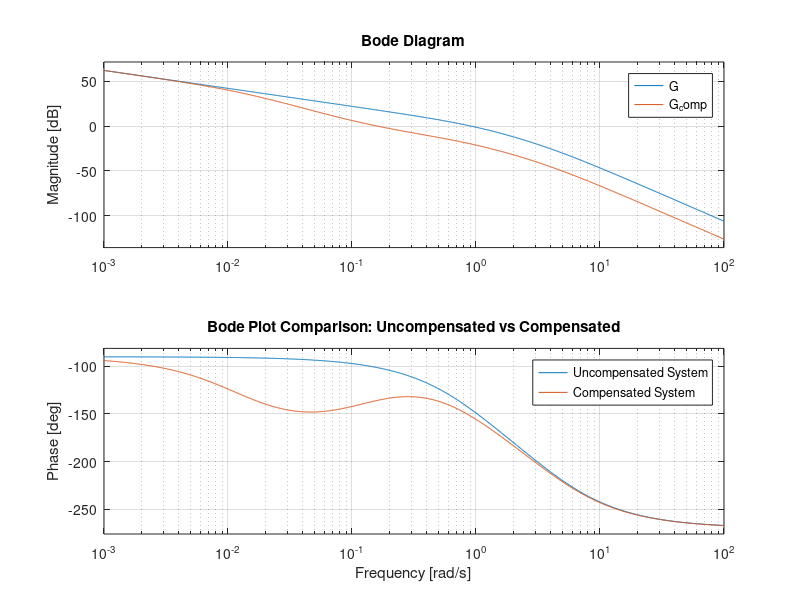

This chart was generated by the following MATLAB code:
clc;
clear;
close all;
% Given system
K = 5;
s = tf('s');
G = (0.25*K)/(s*(s+1)*(0.25*s+1));
% Lag compensator parameters
beta = 10;
T = 1/0.13;
% Compensator transfer function
Gc = (1 + T*s)/(1 + beta*T*s);
% Compensated open-loop system
G_comp = Gc*G;
% Display results
disp('Uncompensated Transfer Function G(s):');
G
fprintf('Attenuation factor beta = %.4f\n', beta);
fprintf('Time constant T = %.4f seconds\n', T);
disp('Lag Compensator Transfer Function Gc(s):');
Gc
% Compare Bode plots in one figure
figure;
bode(G, G_comp);
grid on;
legend('Uncompensated System', 'Compensated System');
title('Bode Plot Comparison: Uncompensated vs Compensated');
% Display phase margins
[~, PM1] = margin(G);
[~, PM2] = margin(G_comp);
fprintf('Uncompensated Phase Margin = %.2f degrees\n', PM1);
fprintf('Compensated Phase Margin = %.2f degrees\n', PM2);
